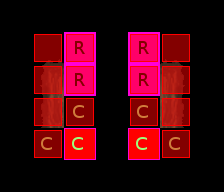

Rendered tile map (Tiled .tmx) drawn with the repository's tilesets; below, a short description and the map source with its tile grids summarised:
An orthogonal 7x6 tile map with 32x32 px tiles, 5 tile layers (ruleRegions, ruleSet, rule_Ground, rule_Over, ...), 4 tilesets.

<map version="1.0" orientation="orthogonal" width="7" height="6" tilewidth="32" tileheight="32">
 <tileset firstgid="1" name="collision" tilewidth="32" tileheight="32">
  <image source="../../graphics/tiles/collision1_32_32.png" width="1024" height="1024" />
 </tileset>
 <tileset firstgid="1025" name="set" tilewidth="32" tileheight="32">
  <image source="../../graphics/tiles/automap/set_cave.png" width="64" height="64" />
 </tileset>
 <tileset firstgid="1029" name="set_rules" tilewidth="32" tileheight="32">
  <image source="../../graphics/tiles/automap/set_rules.png" width="32" height="32" />
 </tileset>
 <tileset firstgid="1030" name="cave" tilewidth="32" tileheight="32">
  <image source="../../graphics/tiles/cave3_32_32.png" width="1024" height="1024" />
 </tileset>
 <layer name="ruleRegions" width="7" height="6">
  <data>[42 cells, 16 non-empty, 1 distinct tile ids]</data>
 </layer>
 <layer name="ruleSet" width="7" height="6">
  <data>[42 cells, 8 non-empty, 2 distinct tile ids]</data>
 </layer>
 <layer name="rule_Ground" width="7" height="6">
  <data>[42 cells, 6 non-empty, 6 distinct tile ids]</data>
 </layer>
 <layer name="rule_Over" width="7" height="6">
  <data>[42 cells, 0 non-empty, 0 distinct tile ids]</data>
 </layer>
 <layer name="rule_collision" width="7" height="6">
  <data>[42 cells, 14 non-empty, 1 distinct tile ids]</data>
 </layer>
</map>
